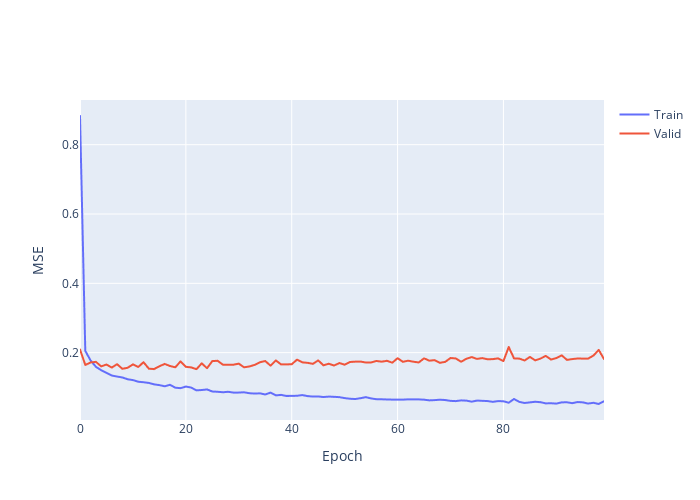

The notebook cell saved with this chart:
### Code cell
import plotly.graph_objects as go

fig = go.Figure()
fig.add_trace(go.Scattergl(y=history_wd.history['loss'],
                    name='Train'))
fig.add_trace(go.Scattergl(y=history_wd.history['val_loss'],
                    name='Valid'))
fig.update_layout(height=500, width=700,
                  xaxis_title='Epoch',
                  yaxis_title='MSE')
fig.show()
